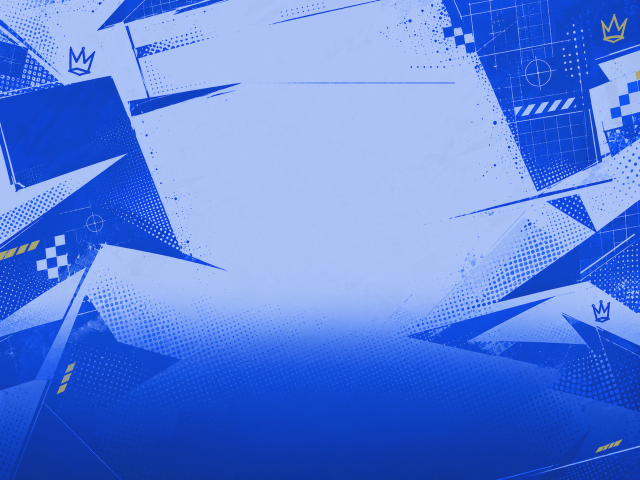
#> input picture theme-src/crystal/art/gamelist_generic_bg.png, 1280 x 960 px (shown at 1/2 size)
$ python -i mock_gamelist_v7.py   (imports and definitions only)
#> lines starting #> are read from the running program, lines starting #| are printed output that depends on the picture
#!/usr/bin/env python3
"""v7 flagship gamelist mock — renders the REAL views.xml gamelist geometry
at 1280x960 with stand-in scraped media. The layout numbers come from the
XML itself; only the media artwork and metadata VALUES are stand-ins.

Variants:
  mock_v7_full.png      - marquee scraped
  mock_v7_no_marquee.png - marquee missing -> big fallback title
"""
import os, math, xml.etree.ElementTree as ET
from PIL import Image, ImageDraw, ImageFont, ImageEnhance, ImageChops

W, H = 1280, 960
ROOT = os.path.join(os.path.dirname(os.path.abspath(__file__)), "..", "theme-src", "crystal")
OUT = os.path.join(os.path.dirname(os.path.abspath(__file__)), "proofs")
# [1 line not run here, left out]

VARS = {"crystalText": "FFFFFF", "crystalDim": "BFD4FF", "crystalAccent": "FFD60A",
        "crystalDeep": "0A2FA0", "crystalInkDim": "3A4A73"}

# [10 lines left out: functions resolve, rgb, not called in this run]

def parse_view():
    tree = ET.parse(os.path.join(ROOT, "views.xml"))
    els = {}
    for view in tree.getroot().iter("view"):
        if view.get("name") == "gamelist":
            for el in view:
                if "name" in el.attrib:
                    d = {"tag": el.tag}
                    for child in el:
                        d[child.tag] = (child.text or "").strip()
                    els[el.get("name")] = d
    return els

# [1 line that did not run here, left out]

def nx(x): return x * W
def ny(y): return y * H
def pair(s): return tuple(float(v) for v in s.split())

# [11 lines left out: function elpos, not called in this run]

def font(sz, bold=True):
    p = "/usr/share/fonts/truetype/dejavu/DejaVuSans%s.ttf" % ("-Bold" if bold else "")
    return ImageFont.truetype(p, max(8, int(sz)))

# ---------------------------------------------------------------- stand-ins
# [31 lines left out: functions make_marquee, make_disc, wrapped, not called in this run]

def apply_image_fx(im, opacity=1.0, saturation=1.0, color=None):
    """Replicate ES-DE image pipeline: saturation, color multiply, opacity."""
    im = im.copy()
    alpha = im.split()[3]
    rgb_im = im.convert("RGB")
    if saturation < 1.0:
        g = rgb_im.convert("L").convert("RGB")
        rgb_im = Image.blend(rgb_im, g, 1.0 - saturation)
    if color:
        c = Image.new("RGB", im.size, rgb(color))
        rgb_im = ImageChops.multiply(rgb_im, c)
    im = rgb_im.convert("RGBA")
    im.putalpha(alpha.point(lambda v: int(v * opacity)))
    return im

# ---------------------------------------------------------------- compose
GAMES = [
    ("MARIO KART", (200, 60, 60)),
    ("POKEMON EMERALD", (30, 150, 80)),
    ("THE THIRD AGE", (40, 80, 200)),
    ("METROID FUSION", (230, 140, 20)),
    ("ARIA OF SORROW", (120, 60, 180)),
]
META = dict(year="2004", genre="Role-playing", players="1-2",
            dev="Griptonite Games",
            desc=("The War of the Ring comes to Game Boy Advance. Lead the "
                  "fellowship through the Mines of Moria in this turn-based "
                  "tactical retelling of the epic trilogy."))

# [131 lines left out: functions compose, _place, not called in this run]

META_TITLE = "The Lord of the Rings: The Third Age"

# [4 lines not run here, left out]

>>> import cv2
>>> picture = cv2.imread('../theme-src/crystal/art/gamelist_generic_bg.png', cv2.IMREAD_GRAYSCALE)
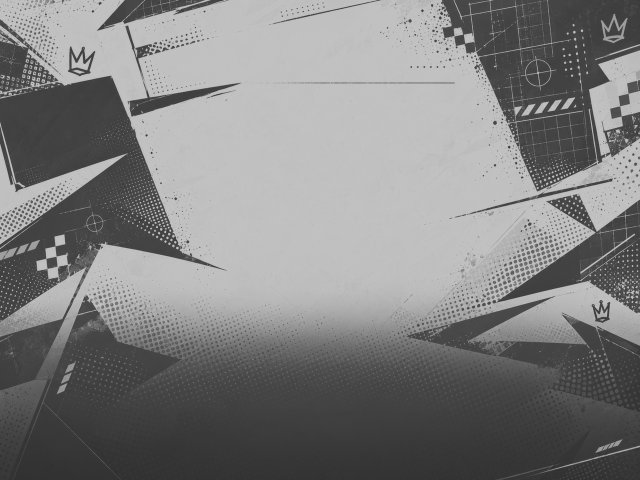
#> picture: shape (960, 1280) (shown at 1/2 size); min 46, max 194, mean 127.7
>>> result = apply_image_fx(picture)
#> (the run stopped early here; a loop or call above may not have finished)
